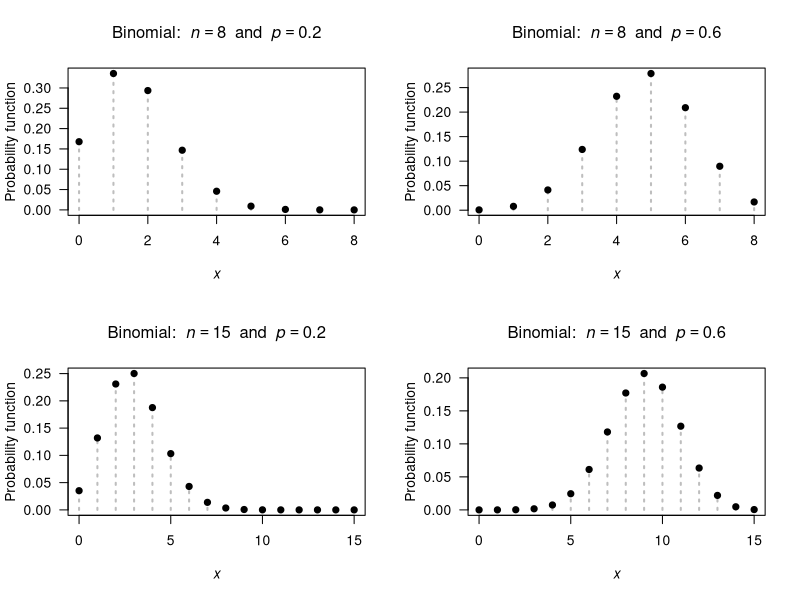
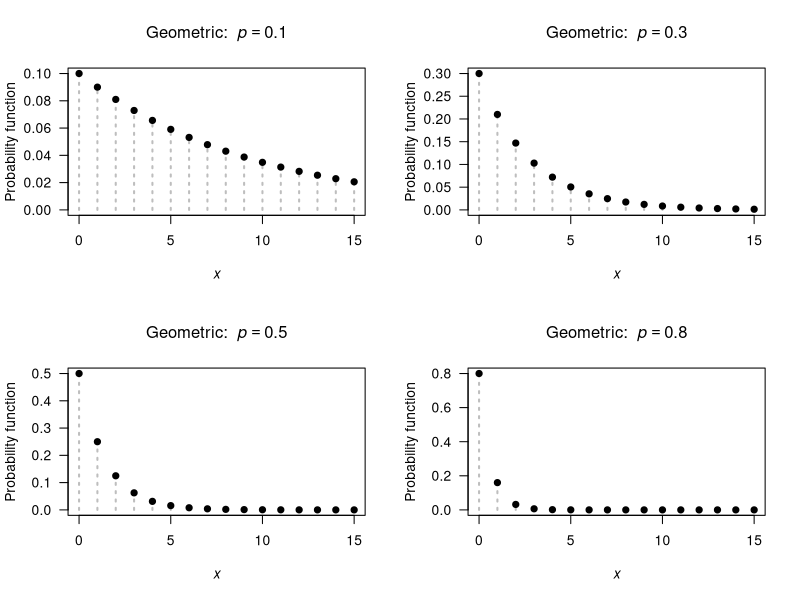
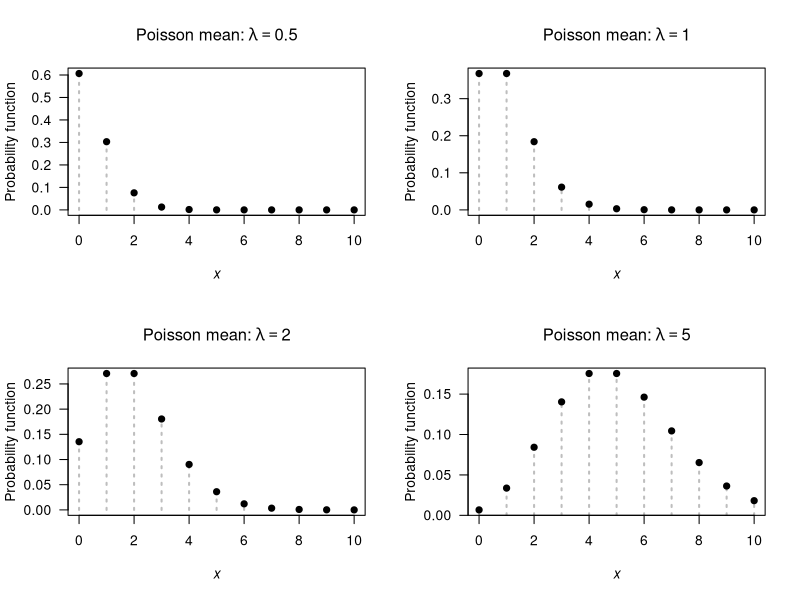
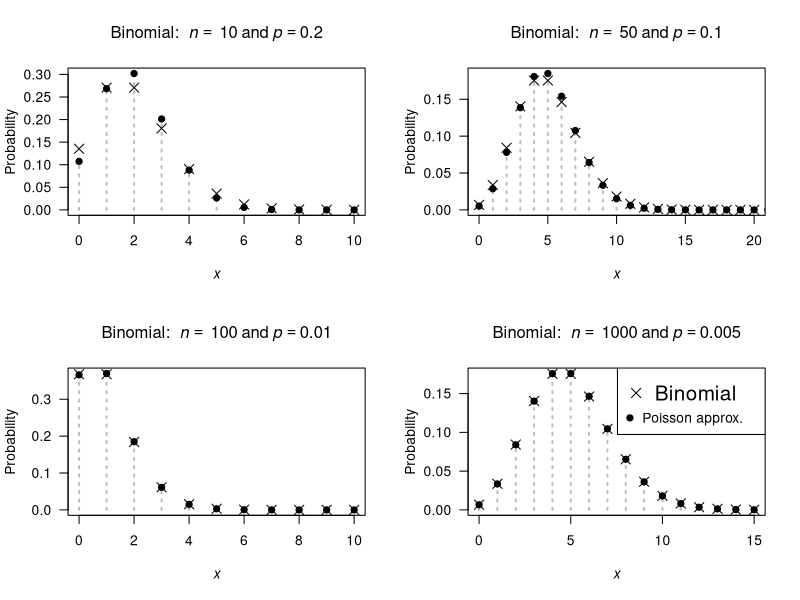
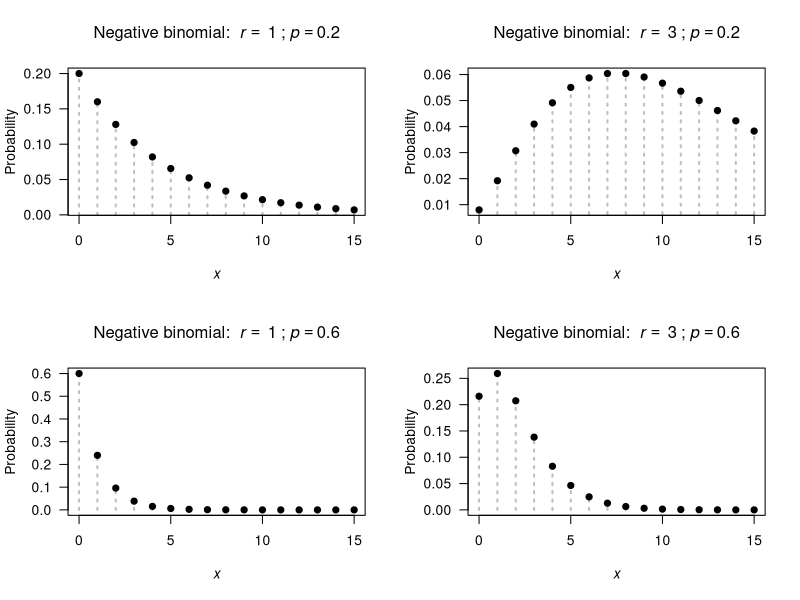
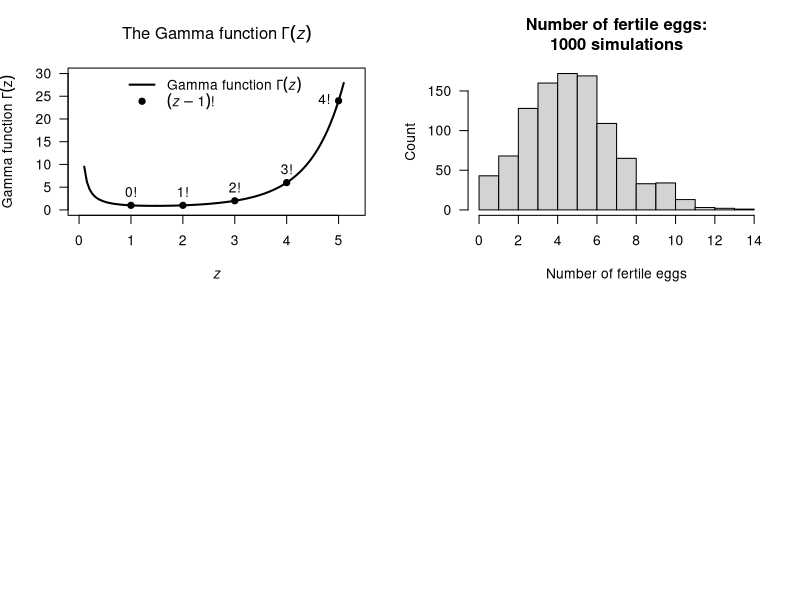

Here is the R script that generated these plots, in order:
## ---- chunk 1
par( mfrow = c(2, 2))

n <- c(8, 8, 
       15, 15)
prob <- c(0.2, 0.6, 
          0.2, 0.6)

for (i in (1:4)) {
  ni <- n[i]
  probi <- prob[i]
  x <-  0:ni
  y <- dbinom(x, 
              size = ni,
              prob = probi)
  
   plot( x = x,
         y = y,
         xlab = expression(italic(x)),
         ylab = "Probability function",
         main = bquote("Binomial: " ~ italic(n) == .(ni) ~ " and " ~ italic(p) == .(probi)),
         las = 1,
         lty = 3,
         lwd = 2,
         col = "grey",
         type = "h")
  points(x = x,
         y = y,
         pch = 19)
  
}
## ---- chunk 2
dbinom(2,
       prob = 1/6,
       size = 4)
## ---- chunk 3
dbinom(0,
       size = 10,
       prob = 0.05)
## ---- chunk 4
dbinom(10,
       size = 10,
       prob = 0.95)
## ---- chunk 5
par( mfrow = c(2, 2))

xmax <- c(15, 15, 15, 15)
p <- c(0.1, 0.3, 
       0.5, 0.8)

for (i in (1:4)) {
  pValue <- p[i]
  x <-  0:xmax[i]
  y <- dgeom(x,
             prob = pValue)
  
   plot( x = x,
         y = y,
         xlim = c(0, xmax[i]),
         xlab = expression(italic(x)),
         ylab = "Probability function",
         main = bquote("Geometric: " ~ italic(p) == .(pValue) ),
         las = 1,
         ylim = c(0, max(y)),
         col = "grey",
         lty = 3,
         lwd = 2,
         type = "h")
  points(x = x,
         y = y,
         pch = 19)
  
}

## ---- chunk 6
dgeom(4, prob = 0.2)
## ---- chunk 7
pgeom(4, prob = 0.2)
## ---- chunk 8
par( mfrow = c(2, 2))

xmax <- 10
mu <- c(0.5, 1, 2, 5)

for (i in (1:4)) {
  muvalue <- mu[i]
  x <-  0:xmax
  y <- dpois(x, 
             lambda = muvalue )
  
   plot( x = x,
         y = y,
         xlim = c(0, xmax),
         xlab = expression(italic(x)),
         ylab = "Probability function",
         main = bquote("Poisson mean:" ~ lambda == .(muvalue)),
         las = 1,
         lty = 3,
         lwd = 2,
         col = "grey",
         type = "h")
  points(x = x,
         y = y,
         pch = 19)
  
}
## ---- chunk 9
1 - dpois(0,
          lambda = 2)
## ---- chunk 10
BombTable <- array( dim = c(8, 4))
colnames(BombTable) <- c("Hits",
                         "Number of bombs",
                         "Proportion of bombs",
                         "Poisson proportion")
BombTable[, 1] <- 0:7
BombTable[, 2] <- c(229,
                    211,
                    93,
                    35,
                    7,
                    0,
                    0,
                    1)
BombTable[, 3] <- round(BombTable[, 2] / sum(BombTable[, 2]), 4)
lambda <- 0.93 # sum( BombTable[, 1] * BombTable[, 3])

BombTable[, 4] <- dpois(0:7,
                        lambda = lambda )
BombTable[, 4] <- round( BombTable[, 4], 4)
BombTable[ 8, 4] <- 1 - sum( BombTable[1:7, 4])

BombTable.caption <- "The number of flying bomb hits on London during World War II in a 36 square kilometre area of South London. The proportion of the 576 grid squares receiving 0, 1, ...hits was also computed. The observed and empirical probabilities are shown. The Poisson distribution fits the data  well."

if( knitr::is_latex_output() ) {
  knitr::kable( BombTable,
                format = "latex",
                booktabs = TRUE,
                longtable = FALSE,
                linesep = c("", "", "\\addlinespace"),
                col.names = c("Hits",
                              "Number bombs", 
                              "Proportion bombs", 
                              "Poisson proportion"),
                caption = BombTable.caption) %>%
    kable_styling(font_size = 10) %>%
    row_spec(0, bold = TRUE)
}
if( knitr::is_html_output() ) {
  knitr::kable( BombTable,
                format = "html",
                booktabs = TRUE,
                longtable = FALSE,
                linesep = c("", "", "\\addlinespace"),
                col.names = c("Hits",
                              "Number bombs", 
                              "Proportion bombs", 
                              "Poisson proportion"),
                caption = BombTable.caption) %>%
    row_spec(1, bold = TRUE)
}

## ---- chunk 11
par( mfrow = c(2, 2))

n <- c(10, 50, 
       100, 1000)
p <- c(0.2, 0.1, 
       0.010, 0.005)
xmax <- c(10, 20, 
          10, 15)

for (i in (1:4)) {
   pValue <- p[i]
   nValue <- n[i]
   
  x <-  0:n[i]
  y <- dbinom(x, 
              size = n[i],
              prob = p[i])
  
   plot( x = x,
         y = y,
         xlim = c(0, xmax[i]),
         xlab = expression(italic(x)),
         ylab = "Probability",
         main = bquote("Binomial: " ~ italic(n) == ~ .(nValue) ~ "and" ~ italic(p) == .(pValue) ),
         lwd = 2,
         las = 1,
         lty = 3,
         col = "grey",
         type = "h")
  points(x = x,
         y = y,
         pch = 19)

  muPoisson <- nValue * pValue
  xValues <- 0:xmax[i]
  points( x = xValues,
          y = dpois(xValues,
                    lambda = muPoisson),
          pch = 4,
          cex = 1.5)
  
  if (i == 4 ){
    legend("topright",
           pch = c(4, 19),
           cex = c(1.5, 1),
           legend = c("Binomial",
                      "Poisson approx."))
  }
  
}

## ---- chunk 12
par( mfrow = c(2, 2))
xmax <- 15

r <- c(1, 3, 
       1, 3)
p <- c(0.2, 0.2, 
       0.6, 0.6)

for (i in (1:4)) {
  rValue <- r[i]
  pValue <- p[i]
  
  x <-  0:xmax
  y <- dnbinom(x, 
              size = r[i],
              prob = p[i])
  
   plot( x = x,
         y = y,
         xlim = c(0, xmax),
         xlab = expression(italic(x)),
         ylab = "Probability",
         main = bquote("Negative binomial: " ~ italic(r) == ~ .(rValue) ~ ";" ~ italic(p) == .(pValue) ),
         las = 1,
         lty = 3,
         lwd = 2,
         col = "grey",
         type = "h")
  points(x = x,
         y = y,
         pch = 19)
  
}

## ---- chunk 13
x.values <- seq(1, 100, 
                by = 1)
1 - sum(dnbinom( x.values, 
                 size = 10, 
                 prob = 0.15))
# Alternatively:
1 - pnbinom(100, 
            size = 10, 
            prob = 0.15)
## ---- chunk 14

xPoints <- 1:5
xCont <- seq(0.1, 5.1, 
             length = 100)

plot( x = c(0, 5.3),
      y = c(0, 25),
      type = "n",
      las = 1,
      ylim = c(0, 30),
      xlab = expression(italic(z)),
      ylab = bquote("Gamma function" ~ Gamma(z)),
      main = expression(paste("The Gamma function"~Gamma(italic(z)))))
lines( x = xCont,
       y = gamma(xCont),
       lwd = 2)
points(x = xPoints,
       y = gamma(xPoints),
       pch = 19)
legend("top",
       pch = c(NA, 19),
       lty = c(1, NA),
       bty = "n",
       lwd = c(2, NA),
       legend = c(bquote("Gamma function" ~ Gamma(italic(z))),
                  expression(paste( group("(", list(italic(z) - 1),")"), "!" ) ) ) )

text(x = xPoints,
     y = gamma(xPoints),
     pos = c(3, 3, 3, 3, 2),
     labels = c("0!",
                "1!",
                "2!",
                "3!",
                "4!") )
## ---- chunk 15
pnbinom(360, 
        size = 5, 
        prob = 0.02)
## ---- chunk 16
MitesTab <- array( dim = c(9, 5))

MitesTab[1, ] <- c(0 ,  70 ,  0.467 ,  0.318 ,  0.449)
MitesTab[2, ] <- c(1 ,  38 ,  0.253 ,  0.364 ,  0.261)
MitesTab[3, ] <- c(2 ,  17 ,  0.113 ,  0.209 ,  "0.140")
MitesTab[4, ] <- c(3 ,  10 ,  0.067 ,  "0.080" ,  0.073)
MitesTab[5, ] <- c(4 ,  9 ,  "0.060" ,  0.023 ,  0.038)
MitesTab[6, ] <- c(5 ,  3 ,  "0.020" ,  0.005 ,  0.019)
MitesTab[7, ] <- c(6 ,  2 ,  0.013 ,  0.001 ,  "0.010")
MitesTab[8, ] <- c(7 ,  1 ,  0.007 ,  "0.000" ,  0.005)
MitesTab[9, ] <- c("8+" ,  0 ,  "0.000" ,  "0.000" ,  "0.000")

MitesTab.caption <- "Counts of mites on leaves selected at random from six similar apple trees"

if( knitr::is_latex_output() ) {
   knitr::kable(MitesTab,
                format = "latex",
                booktabs = TRUE,
                longtable = FALSE,
                align = "r",
                linesep = c("", "", "\\addlinespace"),
                col.names = c("No. mites", 
                              "No. leaves",
                              "Empirical prob.",
                              "Poisson prob.",
                              "Neg. bin. prob."),
                caption = MitesTab.caption) %>%
  kable_styling(font_size = 10) %>%
  row_spec(0, bold = TRUE) 
}
if( knitr::is_html_output() ) {
   knitr::kable(MitesTab,
                format = "html",
                booktabs = TRUE,
                longtable = FALSE,
                align = "r",
                linesep = c("", "", "\\addlinespace"),
                col.names = c("No. leaves", 
                              "No. mites",
                              "Empirical prob.",
                              "Poisson prob.",
                              "Neg. bin. prob."),
                caption = MitesTab.caption) %>%
  row_spec(1, bold = TRUE) 
}
## ---- chunk 17
dhyper(x = 4, m = 13, n = 7, k = 5) + 
  dhyper(x = 5, m = 13, n = 7, k = 5)
## ---- chunk 18
set.seed(107283)
## ---- chunk 19
rpois(3, # Generate three random numbers...
      lambda = 4) # ... with mean = 4
## ---- chunk 20
# One female
NumberOfEggs <- rpois(1, lambda = 8.5)

# How many fertile?
NumberFertileEggs <- rbinom(1, # Only one random number for this one female
                            size = NumberOfEggs,
                            prob = 0.6)
cat("Number of eggs:", NumberOfEggs,
    " Number of fertile eggs:", NumberFertileEggs, "\n")
## ---- chunk 21
# Many simulations
set.seed(1238721)

NumberOfEggs <- array( dim = 1000 )
NumberFertileEggs <- array( dim = 1000 )

for (i in (1:1000)){ 
  NumberOfEggs[i] <- rpois(1, lambda = 8.5)
  
  # How many fertile?
  NumberFertileEggs[i] <- rbinom(1, # Only one random number/female
                                 size = NumberOfEggs[i],
                                 prob = 0.6)
}
## ---- chunk 22
hist(NumberFertileEggs,
     las = 1, # Horizontal labels
     xlab = "Number of fertile eggs",
     ylab = "Count",
     main = "Number of fertile eggs:\n1000 simulations")
## ---- chunk 23
sum( NumberFertileEggs > 10) / 1000
## ---- chunk 24
Rabbits <- array( dim = c(2, 7) )

Rabbits[1, ] <- c("$x$", 1:6)
Rabbits[2, ] <- c("$n_x$", 247, 63, 20, 4, 2, 1)


if( knitr::is_latex_output() ) {
  knitr::kable(Rabbits, 
               format = "latex",
               booktabs = TRUE,
               align = "r",
               longtable = FALSE,                
               escape = FALSE,
               caption = "The number of rabbits $n_x$ at each trapping who had been previously trapped") %>%
    kable_styling(font_size = 10) %>%
    row_spec(0, bold = TRUE) 
}
if( knitr::is_html_output() ) {
  knitr::kable(Rabbits, 
               format = "html",
               booktabs = TRUE,
               align = "r",
               longtable = FALSE,                
               escape = FALSE,
               caption = "The number of rabbits $n_x$ at each trapping who had been previously trapped") %>%
    kable_styling(font_size = 10) 
}
